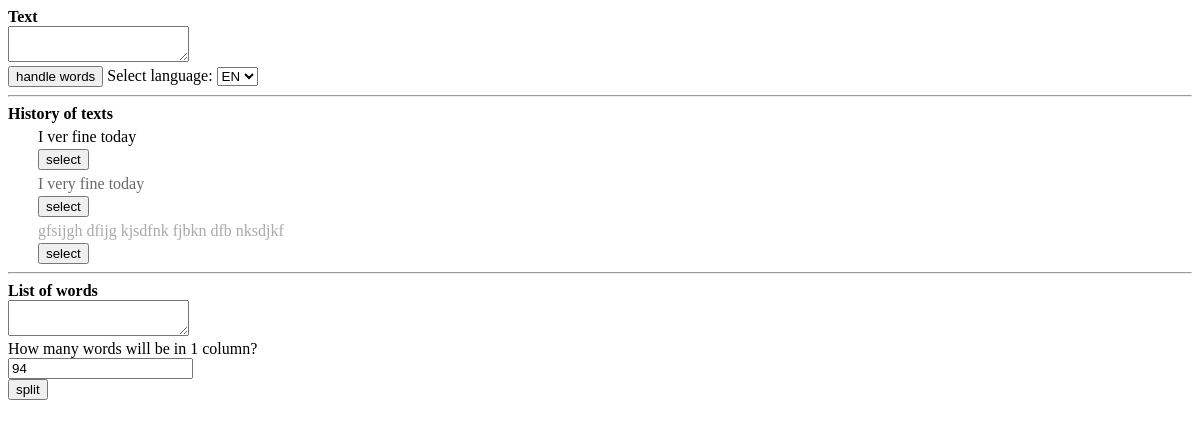
Before: / with the older database file.
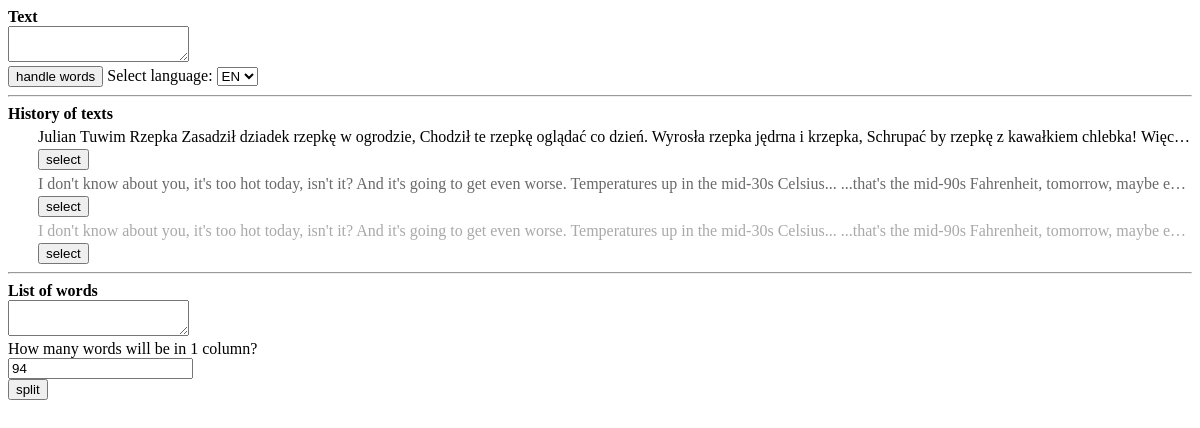
After: the same page with the newer database file.
### tables this page shows
CREATE TABLE `texts` (
  `id` int NOT NULL AUTO_INCREMENT,
  `text` longtext,
  `preview` varchar(200) DEFAULT NULL,
  PRIMARY KEY (`id`),
  UNIQUE KEY `history_id_uindex` (`id`)
);

### index.php (the view, shortened to what this page needs)
<?php
$mysqli = new mysqli("localhost", "slitch", "slitch-psw", "slitch");
$mysqli->set_charset('utf8');
?>
<!DOCTYPE html>
<html lang="en">
<head>
</head>
<body>
<form method="POST" action="functions/handleWords.php">
    <label for="text">
        <b>Text</b>
    </label><br>
    <textarea name="text" id="text"></textarea><br>
	<input type="submit" value="handle words" onclick="addToHistory()">
    <label for="selectLang">Select language:</label>
	<select name="lang" id="selectLang">
        <option value="EN">EN</option>
    </select>
</form>
<hr>
<div>
    <b>History of texts</b>
    <div style="margin-left: 30px;margin-top: 5px">
        <div id="firstText">
            <?php
            $query = "select preview from history h inner JOIN texts t on h.id_texts = t.id where h.position=1";
            $result = $mysqli->query($query);
            if ($result) {
                $array = $result->fetch_assoc();
                echo $array['preview'];
            }
            else echo "Error. " . $mysqli->error;
            ?>
        </div>
        <button type="button" style="margin-top: 3px" onclick="selectTextFromHistory(1)">select</button>
    </div>
    <div style="margin-left: 30px;margin-top: 5px">
        <div id="secondText">
            <?php
            $query = "select preview from history h inner JOIN texts t on h.id_texts = t.id where h.position=2";
            $result = $mysqli->query($query);
            if ($result) {
                $array = $result->fetch_assoc();
                echo $array['preview'];
            }
            else echo "Error. " . $mysqli->error;
            ?>
        </div>
        <button type="button" style="margin-top: 3px" onclick="selectTextFromHistory(2)">select</button>
    </div>
    <div style="margin-left: 30px;margin-top: 5px">
        <div id="thirdText">
            <?php
            $query = "select preview from history h inner JOIN texts t on h.id_texts = t.id where h.position=3";
            $result = $mysqli->query($query);
            if ($result) {
                $array = $result->fetch_assoc();
                echo $array['preview'];
            }
            else echo "Error. " . $mysqli->error;
            ?>
        </div>
        <button type="button" style="margin-top: 3px" onclick="selectTextFromHistory(3)">select</button>
    </div>
</div>
<hr>
<form method="post" action="functions/splitOn3Columns.php">
    <label for="listOfWords">
        <b>List of words</b>
    </label><br>
    <textarea name="listOfWords" id="listOfWords"></textarea><br>
    <label>
        How many words will be in 1 column?<br>
        <input type="number" name="sumWordsInCol" value="94">
    </label><br>
    <input type="submit" value="split">
</form>
</body>
</html>

### index.php (style rules this page uses)
#firstText { overflow: hidden; white-space: nowrap; text-overflow: ellipsis; color: black; }
#secondText { overflow: hidden; white-space: nowrap; text-overflow: ellipsis; color: dimgrey; }
#thirdText { overflow: hidden; white-space: nowrap; text-overflow: ellipsis; color: darkgray; }

Changed rows visible on the page:
removed texts: preview "I ver fine today"
removed texts: preview "I very fine today"
removed texts: preview "gfsijgh dfijg kjsdfnk fjbkn dfb nksdjkf"
added texts: preview "Julian Tuwim Rzepka Zasadził dziadek rzepkę w ogrodzie, Chodził te rzepkę oglądać co dzień. Wyrosła rzepka jędrna i krzepka, Schrupać by rzepkę z kawałkiem chlebka! Więc…"
added texts: preview "I don't know about you, it's too hot today, isn't it? And it's going to get even worse. Temperatures up in the mid-30s Celsius... ...that's the mid-90s Fahrenheit, tomorrow, maybe e…"
